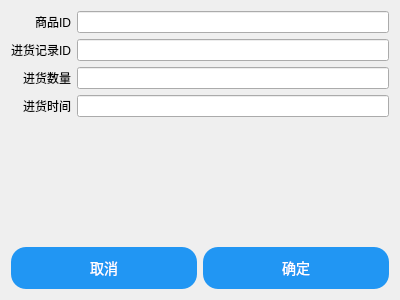
<?xml version="1.0" encoding="UTF-8"?>
<ui version="4.0">
 <class>StockDetailDialog</class>
 <widget class="QDialog" name="StockDetailDialog">
  <property name="geometry">
   <rect>
    <x>0</x>
    <y>0</y>
    <width>400</width>
    <height>300</height>
   </rect>
  </property>
  <property name="windowTitle">
   <string>StockDetailDialog</string>
  </property>
  <layout class="QVBoxLayout" name="verticalLayout">
   <item>
    <layout class="QFormLayout" name="formLayout">
     <property name="labelAlignment">
      <set>Qt::AlignRight|Qt::AlignTrailing|Qt::AlignVCenter</set>
     </property>
     <property name="formAlignment">
      <set>Qt::AlignLeading|Qt::AlignLeft|Qt::AlignTop</set>
     </property>
     <item row="0" column="0">
      <widget class="QLabel" name="goodsIDLabel">
       <property name="text">
        <string>商品ID</string>
       </property>
      </widget>
     </item>
     <item row="0" column="1">
      <widget class="QLineEdit" name="goodsIDEdit"/>
     </item>
     <item row="1" column="0">
      <widget class="QLabel" name="stockIDLabel">
       <property name="text">
        <string>进货记录ID</string>
       </property>
      </widget>
     </item>
     <item row="1" column="1">
      <widget class="QLineEdit" name="stockIDEdit"/>
     </item>
     <item row="2" column="0">
      <widget class="QLabel" name="countLabel">
       <property name="text">
        <string>进货数量</string>
       </property>
      </widget>
     </item>
     <item row="2" column="1">
      <widget class="QLineEdit" name="countEdit"/>
     </item>
     <item row="3" column="0">
      <widget class="QLabel" name="dateLabel">
       <property name="text">
        <string>进货时间</string>
       </property>
      </widget>
     </item>
     <item row="3" column="1">
      <widget class="QLineEdit" name="dateEdit"/>
     </item>
    </layout>
   </item>
   <item>
    <layout class="QHBoxLayout" name="buttonLayout">
     <item>
      <widget class="QPushButton" name="cancelButton">
       <property name="styleSheet">
        <string notr="true">QPushButton 
{
    background-color: #2196F3;  
    color: white;               
    border: none;              
    padding: 10px 20px;        
    border-radius: 15px;       
    font-size: 14px;           
}

QPushButton:hover
{
    background-color: #1976D2;  
}

QPushButton:pressed 
{
    background-color: #0D47A1;
    color: #E0E0E0;            
}</string>
       </property>
       <property name="text">
        <string>取消</string>
       </property>
      </widget>
     </item>
     <item>
      <widget class="QPushButton" name="confirmButton">
       <property name="styleSheet">
        <string notr="true">QPushButton 
{
    background-color: #2196F3;  
    color: white;               
    border: none;              
    padding: 10px 20px;        
    border-radius: 15px;       
    font-size: 14px;           
}

QPushButton:hover
{
    background-color: #1976D2;  
}

QPushButton:pressed 
{
    background-color: #0D47A1;
    color: #E0E0E0;            
}</string>
       </property>
       <property name="text">
        <string>确定</string>
       </property>
      </widget>
     </item>
    </layout>
   </item>
  </layout>
 </widget>
 <layoutdefault spacing="6" margin="11"/>
 <resources/>
 <connections/>
</ui>
